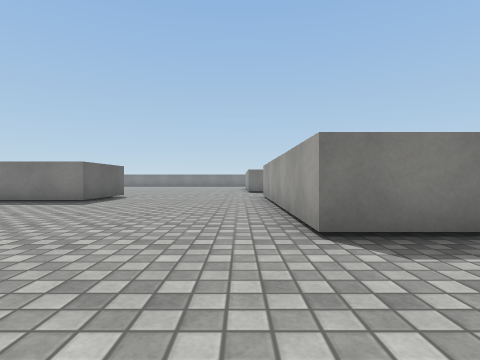
view 1 (above)

22 first-person views from a walk through a scene from a Unity 3-D project. The camera is 0.58 m above the floor, looks level and sees 80° across. The floor is counted in squares, 1 m on a side. Each view is taken from the middle of a square. On the plan, view 1 faces up. The plan holds only what a view shows up to about 9 squares ahead; the rest is blank. The place goes on beyond the plan. Surface patterns are stand-ins for the level's own textures.

view 2
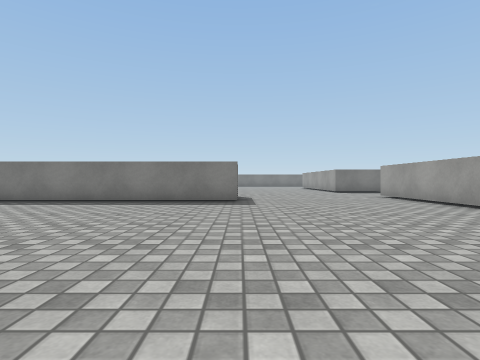

view 3
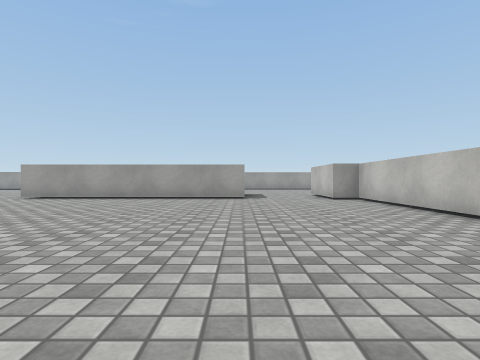

view 4
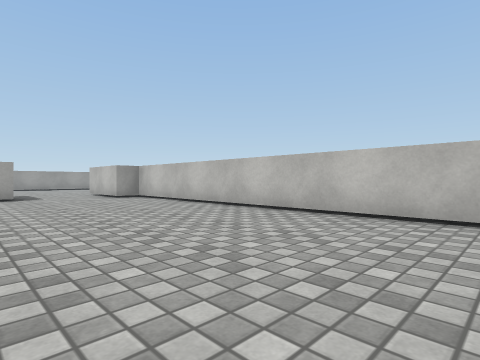

view 5
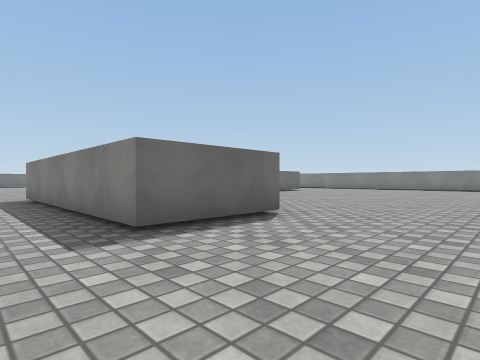

view 6
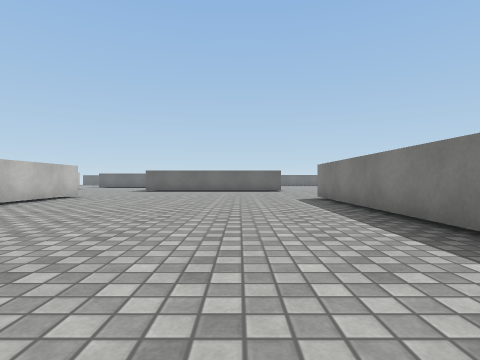

view 7
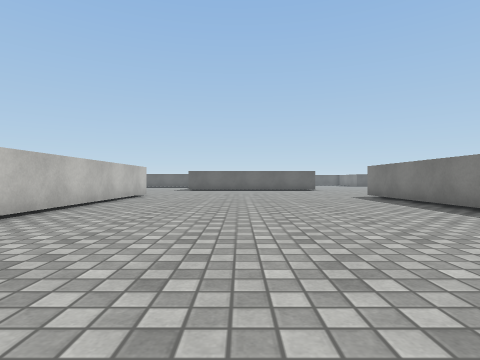

view 8
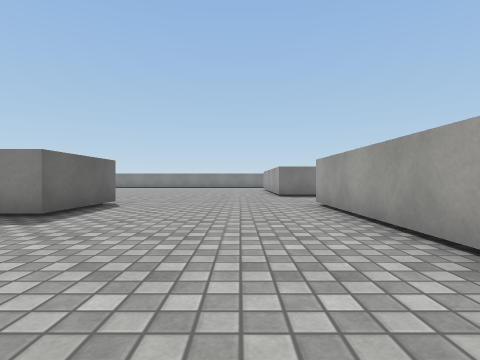

view 9
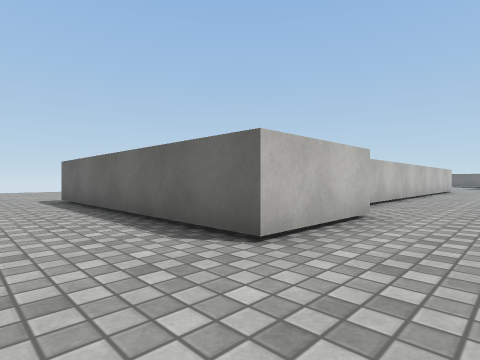

view 10
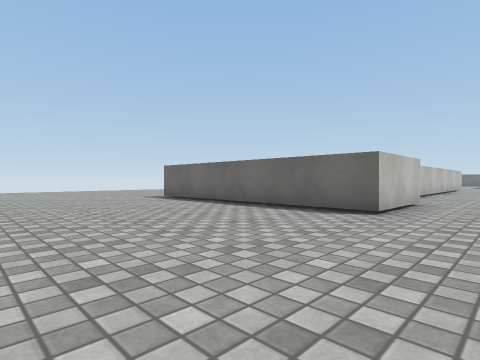

view 11
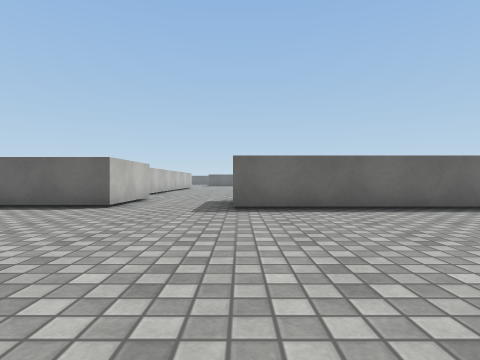

view 12
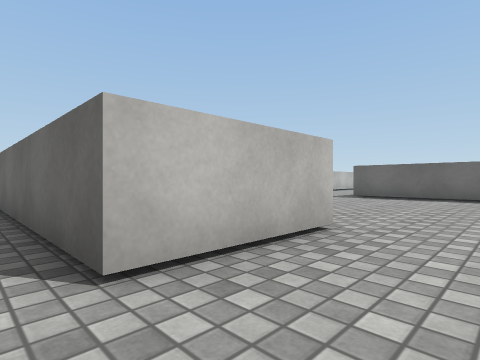

view 13
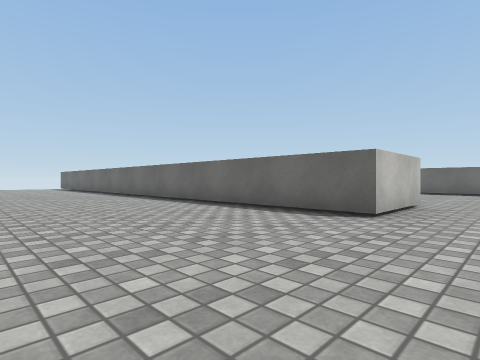

view 14
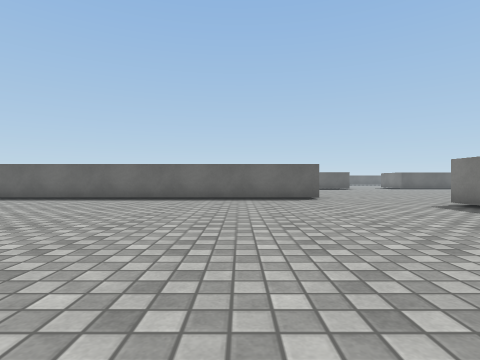

view 15
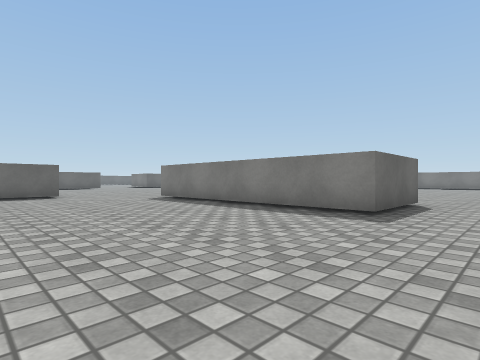

view 16
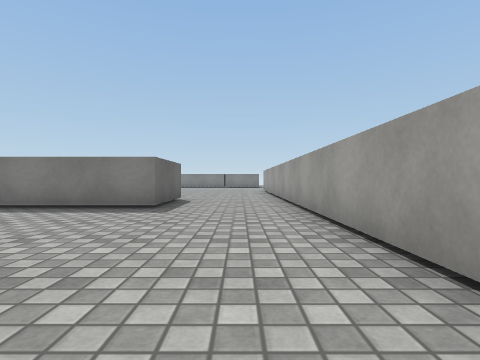

view 17
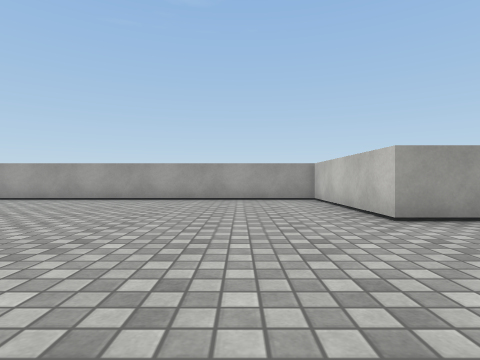

view 18
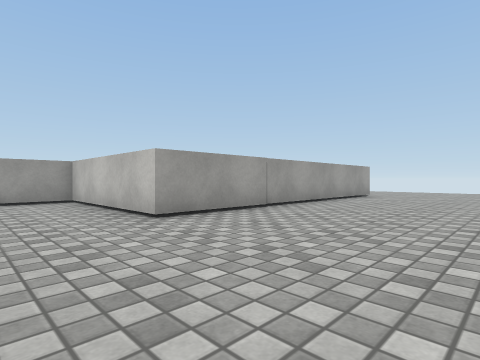

view 19
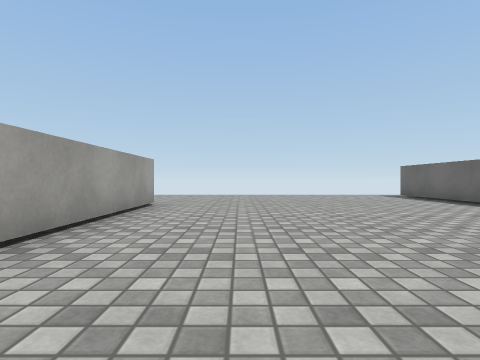

view 20
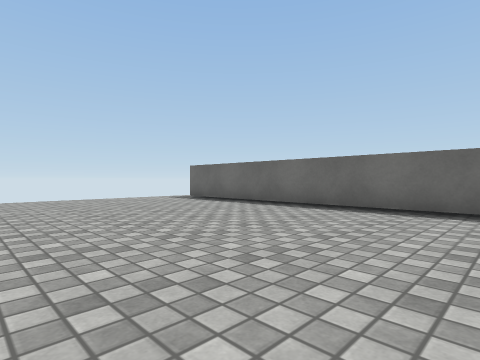

view 21
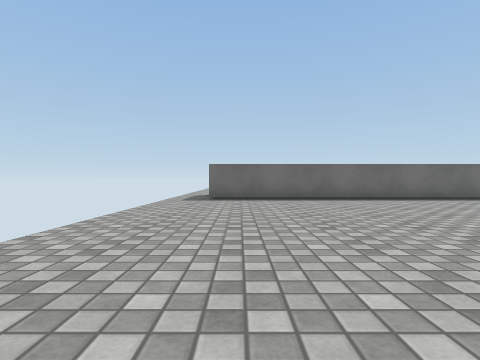

view 22
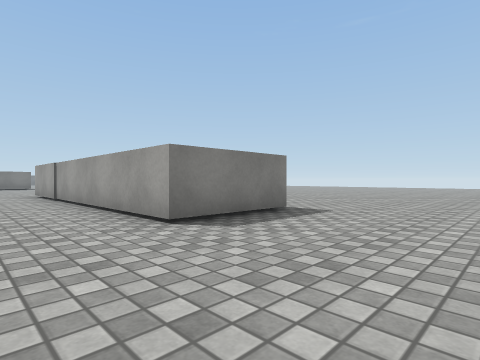

### Floor plan
Points are (right, up) in squares from view 1. A wall is a line through its corners. A room is listed if a view was taken in it or the views show most of it. See-through windows are left out.
Room 1 (views 1, 2, 3, 4, 5, 6, 7, 8)
walls: (0.8, 2.9) (0.8, 9.8); (-4.1, 10.1) (-4.1, 7.4) (-9.5, 7.4); (-9.5, -0.5) (0.4, -0.5) (0.4, 0.3)
ways out: opening at (1, 1.5) to room 2; opening at (1, 10) to room 2
Room 2 (views 9, 10, 11)
walls: (0.4, 0.3) (3, 0.3) (3, -6.6); (2.5, 2.9) (0.8, 2.9); (9.8, 5.4) (12.4, 5.4); (3.4, 7.8) (3.4, 2.8)
ways out: opening at (1, 1.5) to room 1; opening at (1, 10) to room 1; opening at (12.8, 7.5) to room 3
Room 3 (views 12, 13, 14, 15, 16, 17, 18, 19, 20, 21, 22)
walls: (22.6, -9.7) (20, -9.7) (20, -1.2) (24.2, -1.2) (24.2, 10.5); (12.4, 5.4) (12.4, -13); (21.3, 10.5) (21.3, 7.9) (14.2, 7.9)
ways out: opening at (12.8, 7.5) to room 2

Positions as (right, up) in squares from view 1, and headings:
1: (0, 0), facing up
2: (-4, 0), facing up
3: (-8, 3), facing right
4: (-9, 4), facing down-right
5: (-1, 6), facing up-left
6: (-2, 5), facing left
7: (-1, 3), facing left
8: (-1, 3), facing up
9: (5, 2), facing down-left
10: (8, 2), facing down-left
11: (9, 3), facing left
12: (13, 7), facing down-left
13: (17, 7), facing down-left
14: (21, 3), facing left
15: (23, 3), facing up-left
16: (23, 2), facing up
17: (16, 1), facing right
18: (16, 1), facing down-right
19: (18, -3), facing down
20: (18, -5), facing down-left
21: (21, -12), facing left
22: (18, -13), facing up-right
